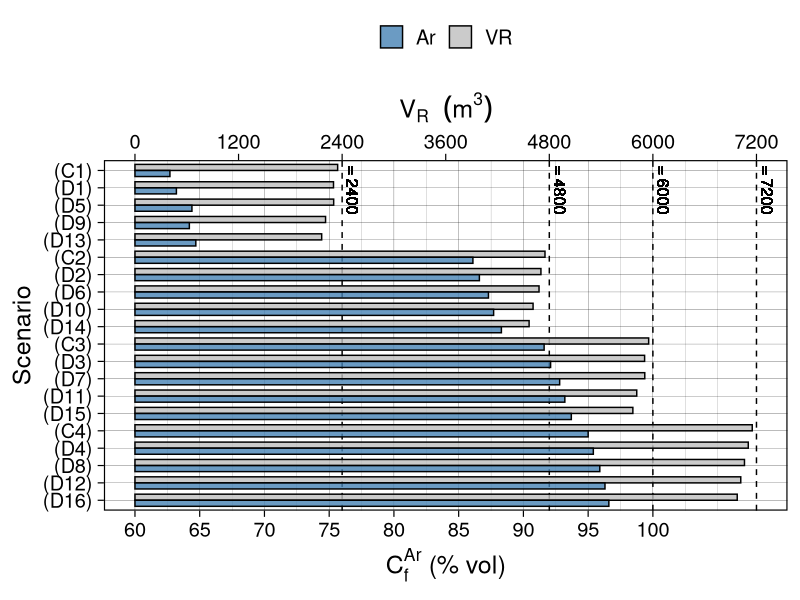
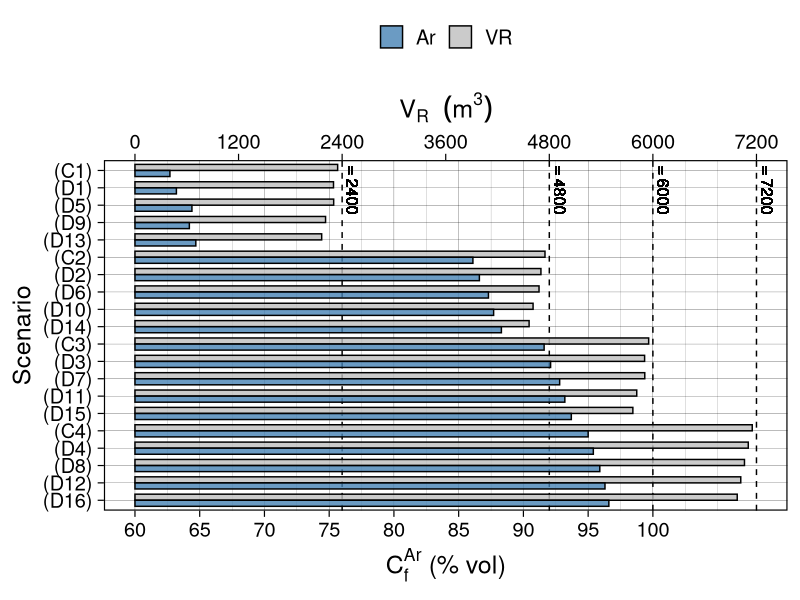

Reproduce these figures in R, in order.
##########################################################################
##                                                                      ##
##  Definition and optimization of a MELCOR model of the                ##
##  IFMIF-DONES Argon Purification Subsystem                            ##
##                                                                      ##
##  Authors: A. Manjavacas, M. A. Vazquez                               ##
##                                                                      ##
##########################################################################

library(tidyverse)

df <- read.csv("./data/scenarios_D.csv")

df$Scenario <- factor(df$Scenario)

new_order <- c(
    "(C1)", "(D1)", "(D5)", "(D9)", "(D13)",
    "(C2)", "(D2)", "(D6)", "(D10)", "(D14)",
    "(C3)", "(D3)", "(D7)", "(D11)", "(D15)",
    "(C4)", "(D4)", "(D8)", "(D12)", "(D16)"
)

df$Scenario <- factor(df$Scenario, levels = new_order)

df$Ar <- (df$Ar - 60) * 60 * 2.5

df_long <- df %>%
    select(c(Scenario, Ar, VR, VI)) %>%
    pivot_longer(cols = c(VR, Ar), names_to = "Variable", values_to = "Value")

ggplot(df_long, aes(x = Scenario, y = Value, fill = Variable)) +
    geom_hline(yintercept = 2400, linetype = "dashed", color = "black") +
    geom_hline(yintercept = 4800, linetype = "dashed", color = "black") +
    geom_hline(yintercept = 6000, linetype = "dashed", color = "black") +
    geom_hline(yintercept = 7200, linetype = "dashed", color = "black") +
    # geom_vline(xintercept = 16.5, alpha = 0.5, color = "red") +
    # geom_vline(xintercept = 12.5, alpha = 0.5, color = "red") +
    # geom_vline(xintercept = 8.5, alpha = 0.5, color = "red") +
    # geom_vline(xintercept = 4.5, alpha = 0.5, color = "red") +
    geom_bar(stat = "identity", position = "dodge", alpha = 0.8, width = 0.7, color = "black") +
    geom_text(label = expression(paste(V[I], "  = 2400")), angle = 270, x = 19.5, y = 2500, color = "black", size = 4) +
    geom_text(label = expression(paste(V[I], "  = 4800")), angle = 270, x = 19.5, y = 4900, color = "black", size = 4) +
    geom_text(label = expression(paste(V[I], "  = 6000")), angle = 270, x = 19.5, y = 6100, color = "black", size = 4) +
    geom_text(label = expression(paste(V[I], "  = 7200")), angle = 270, x = 19.5, y = 7300, color = "black", size = 4) +
    scale_y_continuous(
        name = expression(paste(C[f]^Ar, " (% vol)")),
        breaks = seq(0, 6000, 750),
        labels = seq(60, 100, 5),
        sec.axis = sec_axis(
            ~.,
            name = expression(V[R] ~ ~ (m^3)),
            breaks = c(0, 1200, 2400, 3600, 4800, 6000, 7200)
        )
    ) +
    scale_x_discrete(limits = rev(levels(df$Scenario))) +
    coord_flip() +
    theme_linedraw(base_size = 18) +
    scale_fill_manual(values = c("VR" = "gray", "Ar" = "steelblue")) +
    theme(
        legend.title = element_blank(),
        legend.position = "top"
    )

ggsave("./plots/d_scenarios.png")
